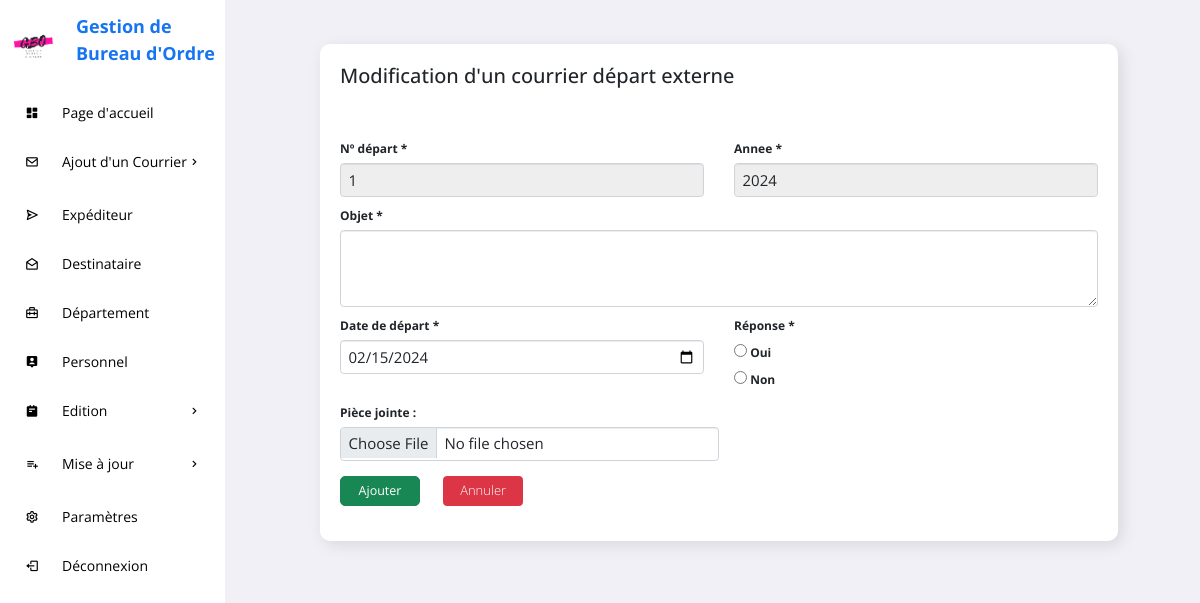
The app's page /GESTION_COURRIERS/modifierCDE.php?modifier=1, older data.
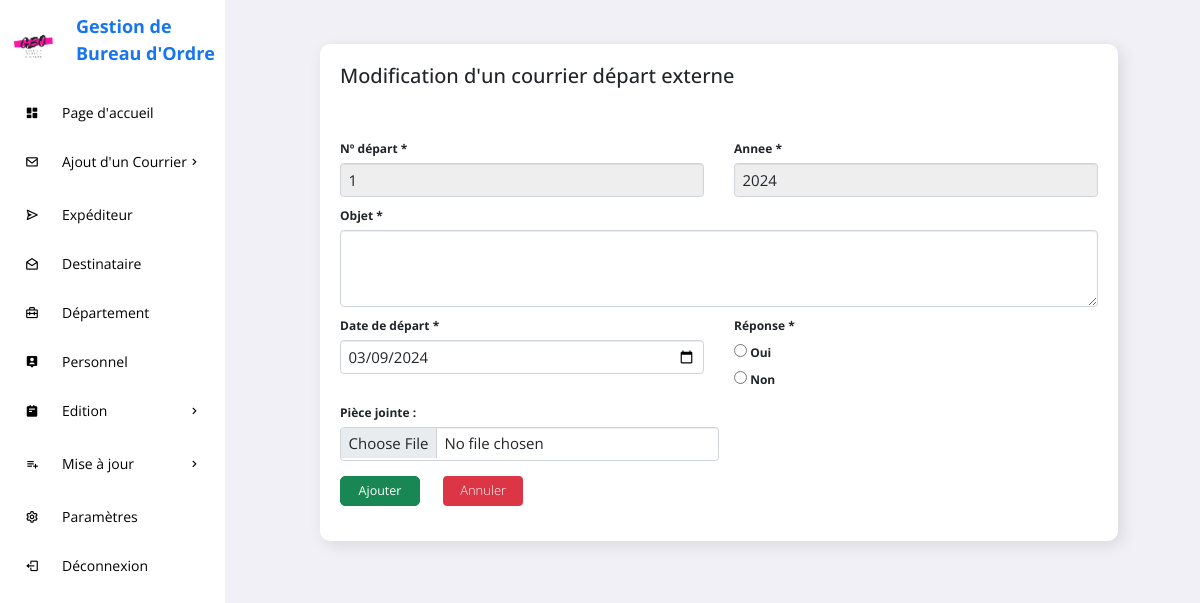
The same page, newer data.
### tables this page shows
CREATE TABLE IF NOT EXISTS `courrier_depart_ext` (
  `N_DEPART_EXT` int(11) NOT NULL AUTO_INCREMENT,
  `ANNEE` int(11) DEFAULT NULL,
  `OBJET_DEPART_EXT` varchar(255) DEFAULT NULL,
  `DATE_DEPART_EXT` date DEFAULT NULL,
  `PIECE_JOINTE_DEPART_EXT` varchar(255) DEFAULT NULL,
  `REPONSE` text,
  `ID_DEPARTEMENT` int(11) NOT NULL,
  `ID_DES` int(11) NOT NULL,
  PRIMARY KEY (`N_DEPART_EXT`),
  KEY `fk_departement_id_departement` (`ID_DEPARTEMENT`),
  KEY `fk_destinataire_id_des` (`ID_DES`)
);

### GESTION_COURRIERS/modifierCDE.php (the view, shortened to what the changed rows need)
<?php
    include "connexion/config.php";
    $ncde = $_GET['modifier'];
?>
<!DOCTYPE html>
<html lang="en">
<head>
    <link href="https://cdn.jsdelivr.net/npm/bootstrap@5.0.2/dist/css/bootstrap.min.css" rel="stylesheet">
    <link rel="stylesheet" href="https://maxcdn.bootstrapcdn.com/bootstrap/3.3.6/css/bootstrap.min.css" />
    <link rel="stylesheet" href="https://cdnjs.cloudflare.com/ajax/libs/bootstrap-multiselect/0.9.13/css/bootstrap-multiselect.css" />
    <link href='https://unpkg.com/boxicons@2.0.9/css/boxicons.min.css' rel='stylesheet'>
	<link rel="stylesheet" href="https://cdn.jsdelivr.net/npm/bootstrap@5.2.0/dist/css/bootstrap.min.css">
    <link rel="stylesheet" href="css/style.css">
</head>
<body onload="myFunction()">
	<section id="content">
		<main>
			<div class="data">
				<div class="content-data">
					<div class="details">
						<div class="recentOrders">
							<div class="cardHeader">
								<h2>Modification d'un courrier départ externe</h2><br>
							</div>
                            <form action="<?php $_SERVER['PHP_SELF'] ?>" method="POST" enctype="multipart/form-data">
                            <?php
                                        $reqCDE = "SELECT * from courrier_depart_ext WHERE N_DEPART_EXT='$ncde'";
                                        $exCDE = $conn->prepare($reqCDE);
                                        $exCDE->execute();
                                        $cde=$exCDE->fetchAll(PDO::FETCH_ASSOC);
                                        foreach($cde as $value){
                                    ?>
                            <div class="row g-5 mb-3">
                                <div class="col">
                                    <label>N&#186; départ *</label>
                                    <input type="text" value="<?php echo $value['N_DEPART_EXT']?>" name="ndepart" class="form-control" readonly>
                                </div>
                                <div class="col">
                                    <label>Annee *</label>
                                    <input type="text" id="ann" value="<?php echo $value['ANNEE']?>" name="annee" class="form-control" readonly>
                                </div>
                            </div>
                            <div class="mb-3">
                                <label>Objet *</label>
                                <textarea class="form-control" name="objet" rows="3"></textarea>
                            </div>
                            <div class="row g-5 mb-3">
                                <div class="col">
                                    <label>Date de départ *</label>
                                    <input type="date" value="<?php echo $value['DATE_DEPART_EXT']?>" name="date" class="form-control">
                                </div>
                                <?php }?>
                            </div>
                        </form>
						</div>
					</div>
				</div>
			</div>
		</main>
	</section>
</body>
</html>

Row changes from the older to the newer data that the page shows:
changed courrier_depart_ext id 1: date "02/15/2024" → "03/09/2024"
